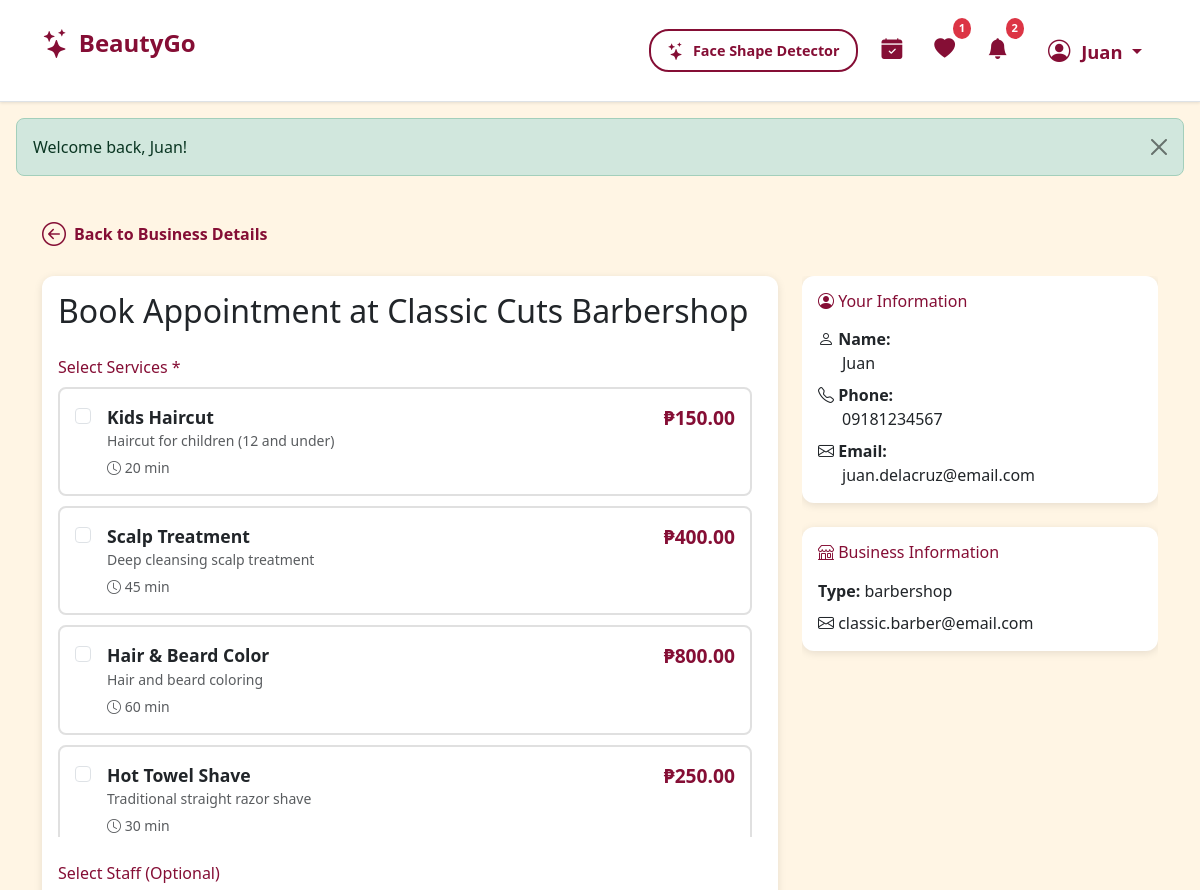
The page /booking.php?business_id=3 (signed in, upper part) on the database as committed earlier.
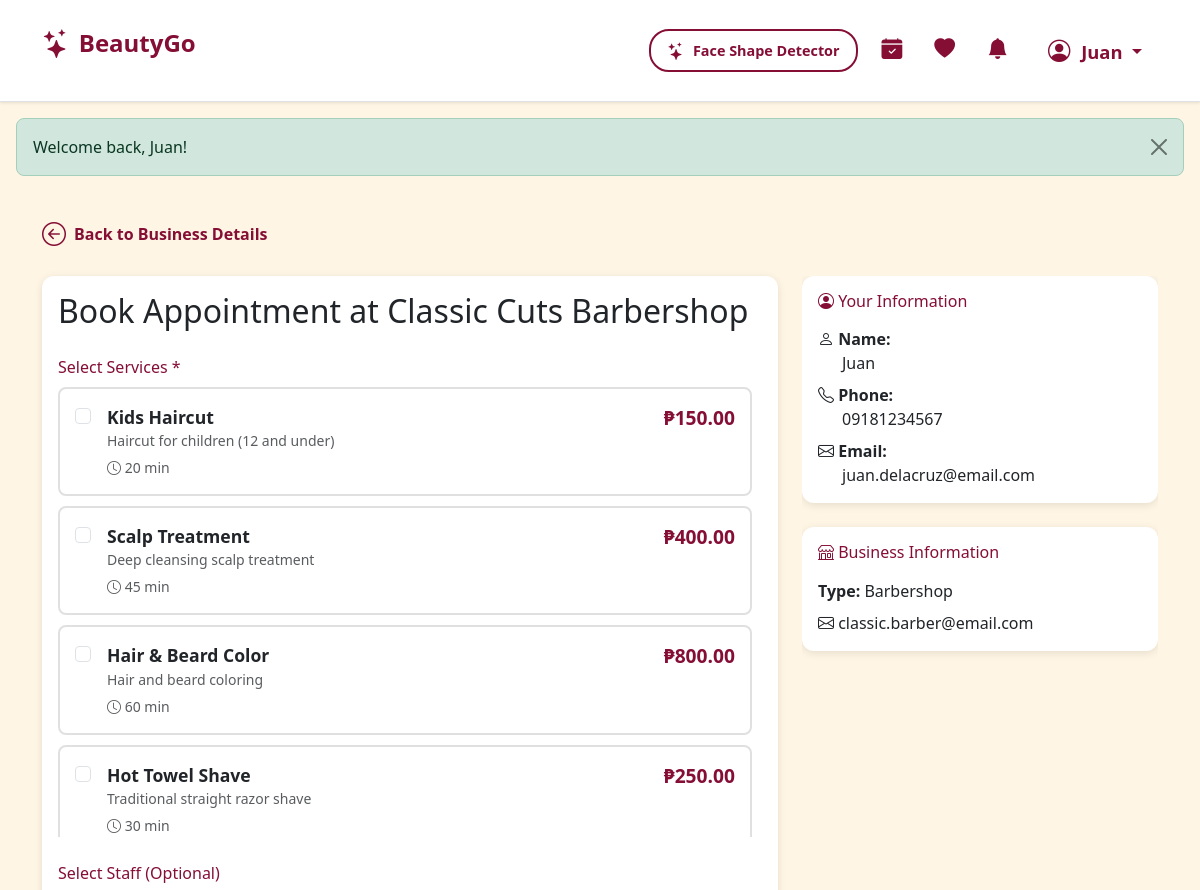
The same page on the database as committed later.
### tables this page shows
CREATE TABLE `customers` (
  `customer_id` int(11) NOT NULL,
  `fname` varchar(255) DEFAULT NULL,
  `mname` varchar(255) DEFAULT NULL,
  `surname` varchar(255) DEFAULT NULL,
  `cstmr_num` varchar(255) DEFAULT NULL,
  `cstmr_email` varchar(255) DEFAULT NULL,
  `cstmr_password` varchar(255) DEFAULT NULL,
  `cstmr_address` varchar(255) DEFAULT NULL,
  `registration_date` timestamp NOT NULL DEFAULT current_timestamp(),
  `profile_pic` longblob DEFAULT NULL
);

CREATE TABLE `businesses` (
  `business_id` int(11) NOT NULL,
  `business_name` varchar(255) DEFAULT NULL,
  `business_type` varchar(255) DEFAULT NULL,
  `business_desc` text DEFAULT NULL,
  `business_num` varchar(255) DEFAULT NULL,
  `business_email` varchar(255) DEFAULT NULL,
  `business_password` varchar(255) DEFAULT NULL,
  `business_address` varchar(255) DEFAULT NULL,
  `opening_hour` time NOT NULL,
  `closing_hour` time NOT NULL,
  `city` varchar(50) NOT NULL,
  `location` point DEFAULT NULL
);

### backend/function_utilities.php (called while the page is built, shortened)
<?php
function isLoggedIn(): bool {
    return isset($_SESSION['customer_id']) || isset($_SESSION['business_id']);
}
function isBusinessLoggedIn(): bool {
    return isset($_SESSION['business_id']);
}
function isCustomerLoggedIn(): bool {
    return isset($_SESSION['customer_id']);
}
function getCurrentCustomer() {
    if (!empty($_SESSION['customer_id'])) {
        return getCustomerById($_SESSION['customer_id']);
    }
    return null;
}
?>

### backend/function_customers.php (called while the page is built, shortened)
<?php
function getCustomerById($id) {
    $conn = getDbConnection();
    $stmt = $conn->prepare("SELECT * FROM customers WHERE customer_id = ?");
    $stmt->bind_param("i", $id);
    $stmt->execute();
    $result = $stmt->get_result();
    $data = $result->fetch_assoc();
    return $data;
}
?>

### backend/function_favorites.php (called while the page is built, shortened)
<?php
function getNewFavoritesCount($customerId) {
    $conn = getDbConnection();
    $stmt = $conn->prepare("
        SELECT COUNT(*) as count
        FROM favorites
        WHERE customer_id = ? AND is_new = 1
    ");
    $stmt->bind_param("i", $customerId);
    $stmt->execute();
    $result = $stmt->get_result();
    $row = $result->fetch_assoc();
    return $row['count'] ?? 0;
}
?>

### backend/function_notifications.php (called while the page is built, shortened)
<?php
require_once __DIR__ . '/function_customers.php';
require_once __DIR__ . '/function_businesses.php';
function countUnreadNotifications($customerId) {
    $conn = getDbConnection();
    $stmt = $conn->prepare("
        SELECT COUNT(*) as count
        FROM notifications
        WHERE customer_id = ?
        AND read_status = 0
        AND notif_title NOT LIKE '%New Booking%'
        AND notif_title NOT LIKE '%Cancelled by Customer%'
    ");
    $stmt->bind_param("i", $customerId);
    $stmt->execute();
    $result = $stmt->get_result();
    $row = $result->fetch_assoc();
    return $row['count'] ?? 0;
}
?>

### backend/function_businesses.php (called while the page is built, shortened)
<?php
function getBusinessById($id) {
    $conn = getDbConnection();
    $stmt = $conn->prepare("SELECT *, ST_X(location) AS longitude, ST_Y(location) AS latitude FROM businesses WHERE business_id = ?");
    $stmt->bind_param("i", $id);
    $stmt->execute();
    $result = $stmt->get_result();
    $data = $result->fetch_assoc();
    return $data;
}
?>

### booking.php (the view, shortened to what the changed rows need)
<?php
require_once 'backend/function_utilities.php';
require_once 'backend/function_customers.php';
require_once 'backend/function_businesses.php';
require_once 'backend/function_appointments.php';
require_once 'backend/function_notifications.php';
require_once 'backend/function_favorites.php';
$businessId = $_GET['business_id'] ?? '';
$business = getBusinessById($businessId);
$staff = getBusinessEmployees($businessId);
$user = getCurrentCustomer();
include 'includes/header.php';
?>
<link rel="stylesheet" href="css/styles.css">
<link rel="stylesheet" href="css/booking.css">
<link rel="stylesheet" href="https://cdn.jsdelivr.net/npm/flatpickr/dist/flatpickr.min.css">
<main>
    <div class="container my-4">
        <div class="row">
            <div class="col-lg-8">
                <div class="card">
                    <div class="card-body">
                        <h2 class="mb-4">Book Appointment at <?php echo htmlspecialchars($business['business_name']); ?></h2>
                        <form action="" method="POST" id="bookingForm">
                            <div class="mb-4">
                            </div>
                            <?php if (!empty($staff)): ?>
                                <div class="mb-4">
                                </div>
                            <?php endif; ?>
                        </form>
                    </div>
                </div>
            </div>
            <div class="col-lg-4">
                <div class="sticky-sidebar">
                    <div class="card">
                        <div class="card-body">
                            <div class="mb-2">
                                <i class="bi bi-person"></i> <strong>Name:</strong><br>
                                <span class="ms-4"><?php echo htmlspecialchars($user['fname']); ?></span>
                            </div>
                            <div class="mb-2">
                                <i class="bi bi-telephone"></i> <strong>Phone:</strong><br>
                                <span class="ms-4"><?php echo htmlspecialchars($user['cstmr_num'] ?? 'N/A'); ?></span>
                            </div>
                            <div>
                                <i class="bi bi-envelope"></i> <strong>Email:</strong><br>
                                <span class="ms-4"><?php echo htmlspecialchars($user['cstmr_email']); ?></span>
                            </div>
                        </div>
                    </div>
                    <div class="card mt-3">
                        <div class="card-body">
                            <h6 class="mb-3" style="color: var(--color-burgundy);">
                                <i class="bi bi-shop"></i> Business Information
                            </h6>
                            <div class="mb-2">
                                <strong>Type:</strong> <?php echo htmlspecialchars($business['business_type'] ?? 'N/A'); ?>
                            </div>
                            <?php if (!empty($business['business_email'])): ?>
                            <div>
                                <i class="bi bi-envelope"></i> <?php echo htmlspecialchars($business['business_email']); ?>
                            </div>
                            <?php endif; ?>
                        </div>
                    </div>
                </div>
            </div>
        </div>
    </div>
</main>
<?php include 'includes/footer.php'; ?>

### includes/header.php (shortened to what the changed rows need)
<!DOCTYPE html>
<html lang="en">
<head>
    <link href="https://cdn.jsdelivr.net/npm/bootstrap@5.3.0/dist/css/bootstrap.min.css" rel="stylesheet">
    <link rel="stylesheet" href="https://cdn.jsdelivr.net/npm/bootstrap-icons@1.10.0/font/bootstrap-icons.css">
    <link rel="stylesheet" href="css/styles.css?v=<?php echo time(); ?>">
</head>
<body>
    <nav class="navbar navbar-expand-lg navbar-light bg-white border-bottom sticky-top">
        <div class="container">
            <div class="collapse navbar-collapse" id="navbarNav">
                <ul class="navbar-nav ms-auto">
                    <?php if (isLoggedIn()): ?>
                        <?php
                        if (isBusinessLoggedIn()) {
                            $currentUser = getCurrentBusiness();
                            $displayName = $currentUser['business_name'] ?? 'Business';
                        } else {
                            $currentUser = getCurrentCustomer();
                            $displayName = $currentUser['fname'] ?? 'User';
                        }
                        ?>
                        <?php if (isCustomerLoggedIn()): ?>
                            <?php
                            $favoriteCount = function_exists('getNewFavoritesCount') ? getNewFavoritesCount($currentUser['customer_id']) : 0;
                            ?>
                            <li class="nav-item me-3">
                                <a class="nav-link position-relative" href="favorites.php" title="My Favorites">
                                    <i class="bi bi-heart-fill favorites-heart"></i>
                                    <?php if ($favoriteCount > 0): ?>
                                        <span class="favorites-badge"><?php echo $favoriteCount; ?></span>
                                    <?php endif; ?>
                                </a>
                            </li>
                        <?php endif; ?>
                        <?php if (isCustomerLoggedIn()): ?>
                            <?php
                            $unreadCount = function_exists('countUnreadNotifications') ? countUnreadNotifications($currentUser['customer_id']) : 0;
                            ?>
                            <li class="nav-item dropdown me-3">
                                <a class="nav-link position-relative" href="#" id="notificationDropdown" role="button" data-bs-toggle="dropdown" aria-expanded="false">
                                    <i class="bi bi-bell-fill notification-bell"></i>
                                    <?php if ($unreadCount > 0): ?>
                                        <span class="notification-badge"><?php echo $unreadCount; ?></span>
                                    <?php endif; ?>
                                </a>
                            </li>
                        <?php endif; ?>
                        <?php if (isBusinessLoggedIn()): ?>
                            <li class="nav-item dropdown profile-dropdown">
                                <a class="nav-link dropdown-toggle" href="#" id="businessDropdown" role="button" data-bs-toggle="dropdown" aria-expanded="false">
                                    <i class="bi bi-buildings"></i> <?php echo htmlspecialchars($displayName); ?>
                                </a>
                                <ul class="dropdown-menu dropdown-menu-end" aria-labelledby="businessDropdown">
                                    <li><a class="dropdown-item" href="business-dashboard.php"><i class="bi bi-speedometer2"></i> Dashboard</a></li>
                                    <li><a class="dropdown-item" href="business-profile.php"><i class="bi bi-person-circle"></i> Profile</a></li>
                                    <li><hr class="dropdown-divider"></li>
                                    <li>
                                        <form action="backend/auth.php" method="POST" class="d-inline">
                                            <input type="hidden" name="action" value="logout">
                                            <button type="submit" class="dropdown-item text-danger"><i class="bi bi-box-arrow-right"></i> Logout</button>
                                        </form>
                                    </li>
                                </ul>
                            </li>
                        <?php else: ?>
                            <li class="nav-item dropdown profile-dropdown">
                                <a class="nav-link dropdown-toggle" href="#" id="userDropdown" role="button" data-bs-toggle="dropdown" aria-expanded="false">
                                    <i class="bi bi-person-circle"></i> <?php echo htmlspecialchars($displayName); ?>
                                </a>
                            </li>
                        <?php endif; ?>
                    <?php endif; ?>
                </ul>
            </div>
        </div>
    </nav>

Rows that differ between the two databases and show on the page:
shown differently, row unchanged: customers "Juan": customer_id "2" → (not shown)
changed businesses "Classic Cuts Barbershop": business_type "barbershop" → "Barbershop"
Other text that changed with them:
$favoriteCount: "1" → (not shown)
